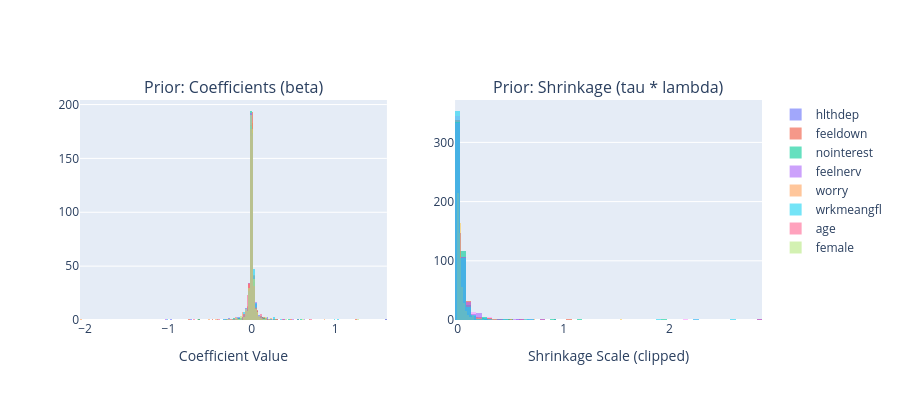

The code cell stored with this chart in its notebook:
### Markdown cell above
## Prior Predictive Checks

Before fitting, let's examine what our horseshoe prior implies about the coefficients and predictions.

### Code cell
# Examine prior distributions
fig = make_subplots(rows=1, cols=2, subplot_titles=['Prior: Coefficients (beta)', 'Prior: Shrinkage (tau * lambda)'])

# Prior coefficient distributions
beta_prior = prior_pred.prior['beta'].values.reshape(-1, D)
for i, name in enumerate(predictor_names):
    fig.add_trace(
        go.Histogram(x=beta_prior[:, i], name=name, opacity=0.6),
        row=1, col=1
    )

# Prior shrinkage distribution
tau_prior = prior_pred.prior['tau'].values.flatten()
lam_prior = prior_pred.prior['lam'].values.reshape(-1, D)
shrinkage = tau_prior[:, None] * lam_prior

for i, name in enumerate(predictor_names):
    fig.add_trace(
        go.Histogram(x=np.clip(shrinkage[:, i], -5, 5), name=name, opacity=0.6, showlegend=False),
        row=1, col=2
    )

fig.update_layout(height=400, barmode='overlay')
fig.update_xaxes(title_text='Coefficient Value', row=1, col=1)
fig.update_xaxes(title_text='Shrinkage Scale (clipped)', row=1, col=2)
fig.show()

print('Prior coefficient summary (should be centered near 0 with heavy tails):')
print(f'  Mean: {beta_prior.mean():.3f}')
print(f'  Std: {beta_prior.std():.3f}')
print(f'  % within [-0.1, 0.1]: {(np.abs(beta_prior) < 0.1).mean() * 100:.1f}%')

### Figure 1 — Plotly figure (JSON) as saved in the notebook; plotly's stock layout.template omitted (floating-point values rounded to 4 significant figures; data arrays with more than 128 entries replaced by an {"elided": "..."} marker saying what was removed)
{"data": [{"name": "hlthdep", "opacity": 0.6, "type": "histogram", "x": {"elided": "500 float values"}, "xaxis": "x", "yaxis": "y"}, {"name": "feeldown", "opacity": 0.6, "type": "histogram", "x": {"elided": "500 float values"}, "xaxis": "x", "yaxis": "y"}, {"name": "nointerest", "opacity": 0.6, "type": "histogram", "x": {"elided": "500 float values"}, "xaxis": "x", "yaxis": "y"}, {"name": "feelnerv", "opacity": 0.6, "type": "histogram", "x": {"elided": "500 float values"}, "xaxis": "x", "yaxis": "y"}, {"name": "worry", "opacity": 0.6, "type": "histogram", "x": {"elided": "500 float values"}, "xaxis": "x", "yaxis": "y"}, {"name": "wrkmeangfl", "opacity": 0.6, "type": "histogram", "x": {"elided": "500 float values"}, "xaxis": "x", "yaxis": "y"}, {"name": "age", "opacity": 0.6, "type": "histogram", "x": {"elided": "500 float values"}, "xaxis": "x", "yaxis": "y"}, {"name": "female", "opacity": 0.6, "type": "histogram", "x": {"elided": "500 float values"}, "xaxis": "x", "yaxis": "y"}, {"name": "hlthdep", "opacity": 0.6, "showlegend": false, "type": "histogram", "x": {"elided": "500 float values"}, "xaxis": "x2", "yaxis": "y2"}, {"name": "feeldown", "opacity": 0.6, "showlegend": false, "type": "histogram", "x": {"elided": "500 float values"}, "xaxis": "x2", "yaxis": "y2"}, {"name": "nointerest", "opacity": 0.6, "showlegend": false, "type": "histogram", "x": {"elided": "500 float values"}, "xaxis": "x2", "yaxis": "y2"}, {"name": "feelnerv", "opacity": 0.6, "showlegend": false, "type": "histogram", "x": {"elided": "500 float values"}, "xaxis": "x2", "yaxis": "y2"}, {"name": "worry", "opacity": 0.6, "showlegend": false, "type": "histogram", "x": {"elided": "500 float values"}, "xaxis": "x2", "yaxis": "y2"}, {"name": "wrkmeangfl", "opacity": 0.6, "showlegend": false, "type": "histogram", "x": {"elided": "500 float values"}, "xaxis": "x2", "yaxis": "y2"}, {"name": "age", "opacity": 0.6, "showlegend": false, "type": "histogram", "x": {"elided": "500 float values"}, "xaxis": "x2", "yaxis": "y2"}, {"name": "female", "opacity": 0.6, "showlegend": false, "type": "histogram", "x": {"elided": "500 float values"}, "xaxis": "x2", "yaxis": "y2"}], "layout": {"annotations": [{"font": {"size": 16}, "showarrow": false, "text": "Prior: Coefficients (beta)", "x": 0.225, "xanchor": "center", "xref": "paper", "y": 1, "yanchor": "bottom", "yref": "paper"}, {"font": {"size": 16}, "showarrow": false, "text": "Prior: Shrinkage (tau * lambda)", "x": 0.775, "xanchor": "center", "xref": "paper", "y": 1, "yanchor": "bottom", "yref": "paper"}], "barmode": "overlay", "height": 400, "xaxis": {"anchor": "y", "domain": [0, 0.45], "title": {"text": "Coefficient Value"}}, "xaxis2": {"anchor": "y2", "domain": [0.55, 1], "title": {"text": "Shrinkage Scale (clipped)"}}, "yaxis": {"anchor": "x", "domain": [0, 1]}, "yaxis2": {"anchor": "x2", "domain": [0, 1]}}}
